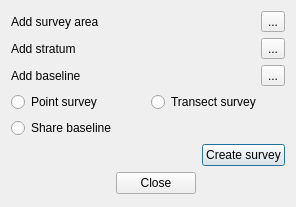
<?xml version="1.0" encoding="UTF-8"?>
<ui version="4.0">
 <class>SurveyDesignDialogBase</class>
 <widget class="QDialog" name="SurveyDesignDialogBase">
  <property name="geometry">
   <rect>
    <x>0</x>
    <y>0</y>
    <width>296</width>
    <height>207</height>
   </rect>
  </property>
  <property name="windowTitle">
   <string>Survey design</string>
  </property>
  <layout class="QGridLayout" name="gridLayout_2">
   <item row="1" column="0" colspan="2">
    <layout class="QHBoxLayout" name="horizontalLayout">
     <item>
      <widget class="QRadioButton" name="mPointSurveyRadioButton">
       <property name="text">
        <string>Point survey</string>
       </property>
      </widget>
     </item>
     <item>
      <widget class="QRadioButton" name="mTransectSurveyRadioButton">
       <property name="text">
        <string>Transect survey</string>
       </property>
      </widget>
     </item>
    </layout>
   </item>
   <item row="0" column="0" colspan="2">
    <layout class="QGridLayout" name="gridLayout">
     <item row="2" column="0">
      <widget class="QLabel" name="mAddBaselineLabel">
       <property name="text">
        <string>Add baseline</string>
       </property>
      </widget>
     </item>
     <item row="2" column="1">
      <widget class="QToolButton" name="toolButton_2">
       <property name="text">
        <string>...</string>
       </property>
       <property name="icon">
        <iconset resource="resources.qrc">
         <normaloff>:/plugins/survey_design/mActionToggleEditing.png</normaloff>:/plugins/survey_design/mActionToggleEditing.png</iconset>
       </property>
      </widget>
     </item>
     <item row="1" column="0">
      <widget class="QLabel" name="mAddStratumLabel">
       <property name="text">
        <string>Add stratum</string>
       </property>
      </widget>
     </item>
     <item row="1" column="1">
      <widget class="QToolButton" name="mAddStratumToolButton">
       <property name="text">
        <string>...</string>
       </property>
       <property name="icon">
        <iconset resource="resources.qrc">
         <normaloff>:/plugins/survey_design/mActionToggleEditing.png</normaloff>:/plugins/survey_design/mActionToggleEditing.png</iconset>
       </property>
      </widget>
     </item>
     <item row="0" column="0">
      <widget class="QLabel" name="mAddSurveyAreaLabel">
       <property name="text">
        <string>Add survey area</string>
       </property>
      </widget>
     </item>
     <item row="0" column="1">
      <widget class="QToolButton" name="toolButton_3">
       <property name="text">
        <string>...</string>
       </property>
       <property name="icon">
        <iconset resource="resources.qrc">
         <normaloff>:/plugins/survey_design/mActionToggleEditing.png</normaloff>:/plugins/survey_design/mActionToggleEditing.png</iconset>
       </property>
      </widget>
     </item>
    </layout>
   </item>
   <item row="3" column="0">
    <spacer name="horizontalSpacer">
     <property name="orientation">
      <enum>Qt::Horizontal</enum>
     </property>
     <property name="sizeHint" stdset="0">
      <size>
       <width>196</width>
       <height>20</height>
      </size>
     </property>
    </spacer>
   </item>
   <item row="3" column="1">
    <widget class="QPushButton" name="mCreateSurveyButton">
     <property name="text">
      <string>Create survey</string>
     </property>
    </widget>
   </item>
   <item row="4" column="0">
    <widget class="QDialogButtonBox" name="buttonBox">
     <property name="orientation">
      <enum>Qt::Horizontal</enum>
     </property>
     <property name="standardButtons">
      <set>QDialogButtonBox::Close</set>
     </property>
    </widget>
   </item>
   <item row="2" column="0">
    <widget class="QRadioButton" name="mShareBaselineRadioButton">
     <property name="text">
      <string>Share baseline</string>
     </property>
    </widget>
   </item>
  </layout>
 </widget>
 <resources>
  <include location="resources.qrc"/>
 </resources>
 <connections>
  <connection>
   <sender>buttonBox</sender>
   <signal>accepted()</signal>
   <receiver>SurveyDesignDialogBase</receiver>
   <slot>accept()</slot>
   <hints>
    <hint type="sourcelabel">
     <x>248</x>
     <y>254</y>
    </hint>
    <hint type="destinationlabel">
     <x>157</x>
     <y>274</y>
    </hint>
   </hints>
  </connection>
  <connection>
   <sender>buttonBox</sender>
   <signal>rejected()</signal>
   <receiver>SurveyDesignDialogBase</receiver>
   <slot>reject()</slot>
   <hints>
    <hint type="sourcelabel">
     <x>316</x>
     <y>260</y>
    </hint>
    <hint type="destinationlabel">
     <x>286</x>
     <y>274</y>
    </hint>
   </hints>
  </connection>
 </connections>
</ui>
